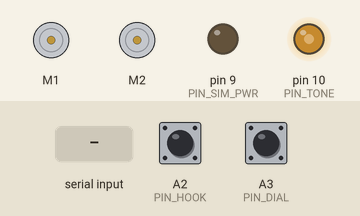
Bench run of a sketch on a simulated Arduino Uno, built with avr-gcc and run on an emulated ATmega328P. Shown: 2 × DC motor (green arrow = forward, orange = backward, longer = faster), output pins drawn as LEDs (lit = HIGH). Inputs (shaded band) come from the test bench; at power-on: A2 (PIN_HOOK) HIGH, A3 (PIN_DIAL) HIGH. The modem accepts every AT command (registered, SIM ready, sends succeed) and sends nothing else; what the sketch prints to the serial monitor is not drawn.

Above: at 1.3 s.
1.4 s: A2 (PIN_HOOK) pulled LOW for 1 s
Timing chart, 0 to 2.0 s (numbered marks = the images above; inputs shaded):
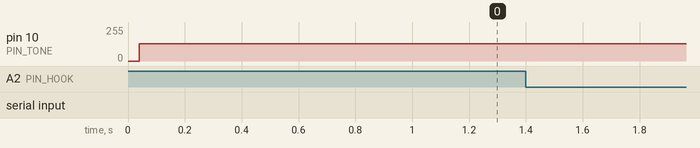

The sketch:

BT_Rotary_GSM.ino
```cpp
/*
 * ============================================================================
 *  BT Rotary GSM Phone
 * ============================================================================
 *  Turns an old BT / GPO rotary dial telephone into a working mobile phone.
 *
 *  Hardware : Arduino Uno
 *             SIM900 GSM module (wired with jumper leads, NOT stacked - see README)
 *             L293D motor / stepper shield (Adafruit v1 style, uses AFMotor)
 *  Power    : 12 V rechargeable battery
 *
 *  What it does
 *    - Lift handset ................ BT dial tone (350 Hz + 440 Hz)
 *    - Turn the dial ............... dial tone stops, pulses are counted into digits
 *    - 4 s after the last digit .... the call is placed (999 / 112 go immediately)
 *    - Dial during a call .......... digits are sent as DTMF (for phone menus)
 *    - Replace handset ............. call ends / is rejected
 *    - Incoming call ............... bell rung with UK cadence
 *                                    (0.4 s on, 0.2 s off, 0.4 s on, 2.0 s off) at 25 Hz
 *                                    half-cycle on channel A (M1), half on channel B (M2)
 *    - Lift handset while ringing .. call answered
 *    - Far end hangs up / busy ..... BT busy tone; failed call -> number unobtainable
 *    - No network on pick-up ....... number unobtainable tone instead of dial tone
 *
 *  Libraries
 *    - "Adafruit Motor Shield library" (AFMotor, v1)  -> Arduino Library Manager
 *    - SoftwareSerial (built in)
 *
 *  Pins used by the L293D shield (do NOT reuse): D3, D4, D5, D6, D7, D8, D11, D12
 * ============================================================================
 */

#include <SoftwareSerial.h>
#include <AFMotor.h>

// ---------------------------------------------------------------------------
//  Pin assignments
// ---------------------------------------------------------------------------
const uint8_t PIN_SIM_RX  = A0;  // Arduino RX  <-  SIM900 TX
const uint8_t PIN_SIM_TX  = A1;  // Arduino TX  ->  SIM900 RX
const uint8_t PIN_HOOK    = A2;  // Hook switch contact -> GND
const uint8_t PIN_DIAL    = A3;  // Rotary dial pulse contacts -> GND
const uint8_t PIN_SIM_PWR = 9;   // SIM900 PWRKEY (shield "Servo 2" header signal pin)
const uint8_t PIN_TONE    = 10;  // Tone output, Timer1 OC1B (shield "Servo 1" header)
                                 // Fixed by hardware - do not change.

// ---------------------------------------------------------------------------
//  User configuration
// ---------------------------------------------------------------------------
// Hook switch: level read when the handset is LIFTED.
// Switch wired pin->GND with internal pull-up, contacts close on lift => LOW.
#define HOOK_OFF_LEVEL      LOW

// Dial pulse contacts are normally closed and open (break) for each pulse.
// Wired pin->GND with pull-up, a "break" therefore reads HIGH.
#define DIAL_BREAK_LEVEL    HIGH

// Bell drive mode
//   1 = two-coil mode: coil A on M1, coil B on M2, each driven for half of
//       every 25 Hz cycle (as requested).
//   0 = bridge mode: both bell coils in series on M1, polarity reversed
//       every half cycle (true AC from one channel).
#define RING_MODE_TWO_COIL  1

// Set to 1 if the bell only "clunks" in two-coil mode - reverses coil B drive.
#define RING_COIL_B_REVERSE 0

// Timings (ms)
const uint16_t RING_HALF_PERIOD_MS  = 20;     // 25 Hz ringing current
const uint16_t RING_CADENCE_MS[4]   = {400, 200, 400, 2000}; // UK ring cadence
const uint32_t RING_LOST_MS         = 8000;   // no "RING" for this long = caller gave up
const uint16_t HOOK_DEBOUNCE_MS     = 60;
const uint16_t DIAL_DEBOUNCE_MS     = 5;
const uint16_t DIGIT_GAP_MS         = 250;    // gap after last pulse = digit complete
const uint32_t NUMBER_COMPLETE_MS   = 4000;   // gap after last digit = dial the number
const uint32_t DIALTONE_TIMEOUT_MS  = 30000;  // no dialling -> number unobtainable
const uint32_t CREG_POLL_MS         = 20000;  // network registration check interval

// SIM900 audio settings
#define SIM_SPEAKER_LEVEL   "90"     // AT+CLVL 0-100
#define SIM_MIC_GAIN        "10"     // AT+CMIC 0-15
#define SIM_AUDIO_CHANNEL   "0"      // AT+CHFA 0 = main (MIC1/SPK1), 1 = aux (MIC2/SPK2)

const uint8_t MAX_DIGITS = 20;

// ---------------------------------------------------------------------------
//  Objects
// ---------------------------------------------------------------------------
SoftwareSerial sim(PIN_SIM_RX, PIN_SIM_TX);
AF_DCMotor bellA(1, MOTOR12_64KHZ);   // channel A  (M1 terminals)
AF_DCMotor bellB(2, MOTOR12_64KHZ);   // channel B  (M2 terminals)

// ---------------------------------------------------------------------------
//  Call state machine
// ---------------------------------------------------------------------------
enum State : uint8_t {
  ST_IDLE,       // on-hook, waiting
  ST_RINGING,    // incoming call, bell ringing
  ST_DIALTONE,   // off-hook, dial tone playing
  ST_DIALLING,   // off-hook, collecting digits
  ST_IN_CALL,    // outgoing call placed or incoming call answered
  ST_CLEARED     // off-hook after call ended / failed, tone playing
};
const char* const STATE_NAMES[] = {
  "IDLE", "RINGING", "DIALTONE", "DIALLING", "IN_CALL", "CLEARED"
};

State    state        = ST_IDLE;
uint32_t stateSinceMs = 0;

void setState(State s) {
  state = s;
  stateSinceMs = millis();
  Serial.print(F("[STATE] "));
  Serial.println(STATE_NAMES[s]);
}

// ---------------------------------------------------------------------------
//  Debounced inputs
// ---------------------------------------------------------------------------
struct Input {
  uint8_t  pin;
  uint16_t debounceMs;
  uint8_t  stable;
  uint8_t  lastRaw;
  uint32_t lastChange;
};

Input hookIn = {PIN_HOOK, HOOK_DEBOUNCE_MS, HIGH, HIGH, 0};
Input dialIn = {PIN_DIAL, DIAL_DEBOUNCE_MS, LOW,  LOW,  0};

void inputBegin(Input &in) {
  pinMode(in.pin, INPUT_PULLUP);
  in.stable = in.lastRaw = digitalRead(in.pin);
  in.lastChange = millis();
}

// Returns true when the debounced state changes.
bool inputUpdate(Input &in, uint32_t now) {
  uint8_t raw = digitalRead(in.pin);
  if (raw != in.lastRaw) {
    in.lastRaw = raw;
    in.lastChange = now;
  }
  if (raw != in.stable && (now - in.lastChange) >= in.debounceMs) {
    in.stable = raw;
    return true;
  }
  return false;
}

bool isOffHook() { return hookIn.stable == HOOK_OFF_LEVEL; }

// ===========================================================================
//  TONE GENERATOR  (BT dial / busy / number unobtainable)
//  Timer1 fast PWM, 10-bit, 15.625 kHz on pin 10, two-oscillator DDS.
//  Filter the output with a 2-stage RC low-pass (see README).
// ===========================================================================
#define SAMPLE_RATE 15625UL
#define TONE_MID    512

enum ToneType : uint8_t { TONE_NONE, TONE_DIAL, TONE_BUSY, TONE_NU };

struct ToneDef { uint16_t f1, f2, onMs, offMs; };   // offMs 0 = continuous
const ToneDef TONES[] = {
  {  0,   0,   0,   0},   // TONE_NONE
  {350, 440,   0,   0},   // TONE_DIAL : BT dial tone, continuous
  {400,   0, 375, 375},   // TONE_BUSY : BT busy / engaged tone
  {400,   0,   0,   0},   // TONE_NU   : BT number unobtainable, continuous
};

int8_t            sineTable[256];
volatile uint16_t phase1 = 0, phase2 = 0;
volatile uint16_t toneInc1 = 0, toneInc2 = 0;
volatile bool     toneGate = false;
ToneType          currentTone = TONE_NONE;
uint32_t          toneStartMs = 0;

uint16_t phaseInc(uint16_t freq) {
  return (uint16_t)(((uint32_t)freq * 65536UL) / SAMPLE_RATE);
}

void toneBegin() {
  for (int i = 0; i < 256; i++) {
    sineTable[i] = (int8_t)round(127.0 * sin(2.0 * PI * i / 256.0));
  }
  pinMode(PIN_TONE, OUTPUT);
  // Mode 14 fast PWM, TOP = ICR1, non-inverting on OC1B, no prescaler
  TCCR1A = _BV(COM1B1) | _BV(WGM11);
  TCCR1B = _BV(WGM13) | _BV(WGM12) | _BV(CS10);
  ICR1   = 1023;
  OCR1B  = TONE_MID;
  TIMSK1 = 0;                       // sample interrupt off until a tone plays
}

ISR(TIMER1_OVF_vect) {
  if (toneGate) {
    phase1 += toneInc1;
    int16_t s = sineTable[phase1 >> 8];
    if (toneInc2) {
      phase2 += toneInc2;
      s += sineTable[phase2 >> 8];
    } else {
      s += s;                       // single tone at same peak level
    }
    OCR1B = TONE_MID + s;           // +/-254 around mid-scale
  } else {
    OCR1B = TONE_MID;
  }
}

void stopTone() {
  noInterrupts();
  TIMSK1 &= ~_BV(TOIE1);
  toneGate = false;
  OCR1B = TONE_MID;                 // hold at mid-scale: no click
  interrupts();
  currentTone = TONE_NONE;
}

void startTone(ToneType t) {
  if (t == TONE_NONE) { stopTone(); return; }
  uint16_t i1 = phaseInc(TONES[t].f1);
  uint16_t i2 = TONES[t].f2 ? phaseInc(TONES[t].f2) : 0;
  noInterrupts();
  toneInc1 = i1;
  toneInc2 = i2;
  phase1 = phase2 = 0;
  toneGate = true;
  TIMSK1 |= _BV(TOIE1);
  interrupts();
  currentTone = t;
  toneStartMs = millis();
}

void toneUpdate(uint32_t now) {
  if (currentTone == TONE_NONE) return;
  const ToneDef &t = TONES[currentTone];
  if (t.offMs == 0) { toneGate = true; return; }
  uint32_t period = (uint32_t)t.onMs + t.offMs;
  toneGate = ((now - toneStartMs) % period) < t.onMs;
}

// ===========================================================================
//  BELL RINGER  (L293D shield, M1 = channel A, M2 = channel B)
// ===========================================================================
bool     ringerOn        = false;
uint8_t  cadenceStep     = 0;      // even = ringing burst, odd = silence
uint32_t cadenceStepMs   = 0;
uint32_t halfCycleMs     = 0;
bool     halfPhase       = false;

void bellRelease() {
  bellA.run(RELEASE);
  bellB.run(RELEASE);
}

void bellDrive(bool phase) {
#if RING_MODE_TWO_COIL
  if (!phase) {                     // first half cycle -> channel A
    bellB.run(RELEASE);
    bellA.run(FORWARD);
  } else {                          // second half cycle -> channel B
    bellA.run(RELEASE);
    bellB.run(RING_COIL_B_REVERSE ? BACKWARD : FORWARD);
  }
#else
  bellA.run(phase ? BACKWARD : FORWARD);   // AC through series coils
#endif
}

void ringerStart() {
  uint32_t now = millis();
  ringerOn      = true;
  cadenceStep   = 0;
  cadenceStepMs = now;
  halfCycleMs   = now;
  halfPhase     = false;
  bellDrive(halfPhase);
  Serial.println(F("[BELL] ringing"));
}

void ringerStop() {
  ringerOn = false;
  bellRelease();
  Serial.println(F("[BELL] stopped"));
}

void ringerUpdate(uint32_t now) {
  if (!ringerOn) return;

  // Advance through the UK cadence: 400 on / 200 off / 400 on / 2000 off
  if (now - cadenceStepMs >= RING_CADENCE_MS[cadenceStep]) {
    cadenceStep   = (cadenceStep + 1) & 0x03;
    cadenceStepMs = now;
    if (cadenceStep & 1) {
      bellRelease();                // entering a silent period
    } else {
      halfPhase   = false;          // entering a ringing burst
      halfCycleMs = now;
      bellDrive(halfPhase);
    }
  }

  // 25 Hz alternation during a burst
  if (!(cadenceStep & 1) && (now - halfCycleMs >= RING_HALF_PERIOD_MS)) {
    halfCycleMs += RING_HALF_PERIOD_MS;
    halfPhase = !halfPhase;
    bellDrive(halfPhase);
  }
}

// ===========================================================================
//  SIM900 COMMUNICATION
// ===========================================================================
char     simLine[80];
uint8_t  simLen          = 0;
bool     networkOk       = false;
bool     awaitingDial    = false;
uint32_t lastRingMs      = 0;
uint32_t lastCregPollMs  = 0;

void handleSimLine(const char *line);

// Blocking command - used only during setup.
bool simCommand(const __FlashStringHelper *cmd, const char *expect, uint32_t timeoutMs) {
  while (sim.available()) sim.read();
  sim.println(cmd);
  Serial.print(F("[SIM >] "));
  Serial.println(cmd);

  char buf[80];
  uint8_t len = 0;
  uint32_t start = millis();
  while (millis() - start < timeoutMs) {
    while (sim.available()) {
      char c = sim.read();
      if (c == '\n') {
        buf[len] = 0;
        if (len) {
          Serial.print(F("[SIM <] "));
          Serial.println(buf);
          if (strstr(buf, expect)) return true;
          if (strstr(buf, "ERROR"))  return false;
        }
        len = 0;
      } else if (c != '\r' && len < sizeof(buf) - 1) {
        buf[len++] = c;
      }
    }
  }
  return false;
}

void simPowerOn() {
  if (simCommand(F("AT"), "OK", 1000)) return;   // already on

  Serial.println(F("[SIM] pulsing PWRKEY"));
  digitalWrite(PIN_SIM_PWR, HIGH);
  delay(1200);
  digitalWrite(PIN_SIM_PWR, LOW);
  delay(3000);

  for (uint8_t i = 0; i < 10; i++) {
    if (simCommand(F("AT"), "OK", 1000)) return;
  }
  Serial.println(F("[SIM] NOT RESPONDING - check wiring, power and baud rate"));
}

void simConfigure() {
  simCommand(F("ATE0"),      "OK", 1000);   // echo off
  simCommand(F("AT+CLIP=1"), "OK", 1000);   // caller ID (+CLIP lines)
  simCommand(F("AT+CVHU=0"), "OK", 1000);   // ATH hangs up voice calls
  simCommand(F("AT+CRSL=0"), "OK", 1000);   // mute module's own ring sound
  simCommand(F("AT+CHFA=" SIM_AUDIO_CHANNEL), "OK", 1000);
  simCommand(F("AT+CLVL=" SIM_SPEAKER_LEVEL), "OK", 1000);
  simCommand(F("AT+CMIC=" SIM_AUDIO_CHANNEL "," SIM_MIC_GAIN), "OK", 1000);
  sim.println(F("AT+CREG?"));
  lastCregPollMs = millis();
}

void simPoll() {
  while (sim.available()) {
    char c = sim.read();
    if (c == '\n') {
      simLine[simLen] = 0;
      if (simLen) handleSimLine(simLine);
      simLen = 0;
    } else if (c != '\r' && simLen < sizeof(simLine) - 1) {
      simLine[simLen++] = c;
    }
  }
}

// ===========================================================================
//  DIALLING
// ===========================================================================
char     number[MAX_DIGITS + 1];
uint8_t  numLen      = 0;
uint8_t  pulseCount  = 0;
uint32_t lastPulseMs = 0;
uint32_t lastDigitMs = 0;

void clearNumber() {
  numLen = 0;
  number[0] = 0;
  pulseCount = 0;
}

void placeCall() {
  Serial.print(F("[CALL] dialling "));
  Serial.println(number);
  sim.print(F("ATD"));
  sim.print(number);
  sim.println(F(";"));
  awaitingDial = true;
  setState(ST_IN_CALL);
}

void onDigit(uint8_t d, uint32_t now) {
  Serial.print(F("[DIAL] digit "));
  Serial.println(d);

  if (state == ST_DIALLING) {
    if (numLen < MAX_DIGITS) {
      number[numLen++] = '0' + d;
      number[numLen] = 0;
    }
    lastDigitMs = now;
    if (strcmp(number, "999") == 0 || strcmp(number, "112") == 0) {
      placeCall();                  // emergency numbers go straight away
    }
  } else if (state == ST_IN_CALL) {
    sim.print(F("AT+VTS="));        // DTMF during a call
    sim.println(d);
  }
}

void dialUpdate(uint32_t now) {
  bool changed = inputUpdate(dialIn, now);

  // Only count pulses while off-hook in a dialling-capable state
  bool canDial = (state == ST_DIALTONE || state == ST_DIALLING || state == ST_IN_CALL);
  if (!canDial) { pulseCount = 0; return; }

  if (changed && dialIn.stable == DIAL_BREAK_LEVEL) {
    pulseCount++;
    lastPulseMs = now;
    if (state == ST_DIALTONE) {     // first pulse kills dial tone
      stopTone();
      clearNumber();
      pulseCount = 1;
      lastDigitMs = now;
      setState(ST_DIALLING);
    }
  }

  if (pulseCount && dialIn.stable != DIAL_BREAK_LEVEL &&
      (now - lastPulseMs) > DIGIT_GAP_MS) {
    if (pulseCount <= 10) onDigit(pulseCount == 10 ? 0 : pulseCount, now);
    pulseCount = 0;
  }
}

// ===========================================================================
//  EVENTS
// ===========================================================================
void onCallEnded(ToneType tone) {
  awaitingDial = false;
  if (state == ST_RINGING) {
    ringerStop();
    setState(ST_IDLE);
  } else if (state == ST_IN_CALL) {
    Serial.println(F("[CALL] ended"));
    startTone(tone);
    setState(ST_CLEARED);
  }
}

void handleSimLine(const char *line) {
  Serial.print(F("[SIM <] "));
  Serial.println(line);

  if (strcmp(line, "RING") == 0) {
    lastRingMs = millis();
    if (state == ST_IDLE) {
      ringerStart();
      setState(ST_RINGING);
    } else if (state == ST_DIALTONE || state == ST_DIALLING || state == ST_CLEARED) {
      sim.println(F("ATH"));        // we're off-hook: caller gets busy
    }
  }
  else if (strncmp(line, "+CLIP:", 6) == 0) {
    Serial.print(F("[CALL] caller ID: "));
    Serial.println(line + 6);
  }
  else if (strcmp(line, "NO CARRIER") == 0) onCallEnded(TONE_BUSY);
  else if (strcmp(line, "BUSY") == 0)       onCallEnded(TONE_BUSY);
  else if (strcmp(line, "NO ANSWER") == 0)  onCallEnded(TONE_BUSY);
  else if (strcmp(line, "NO DIALTONE") == 0) onCallEnded(TONE_NU);
  else if (strcmp(line, "OK") == 0) {
    awaitingDial = false;
  }
  else if (strstr(line, "ERROR")) {
    if (awaitingDial) onCallEnded(TONE_NU);
  }
  else if (strncmp(line, "+CREG:", 6) == 0) {
    const char *comma = strchr(line, ',');
    if (comma) {
      int stat = atoi(comma + 1);
      bool ok = (stat == 1 || stat == 5);   // 1 = home, 5 = roaming
      if (ok != networkOk) {
        networkOk = ok;
        Serial.println(ok ? F("[NET] registered") : F("[NET] no network"));
      }
    }
  }
}

void hookUpdate(uint32_t now) {
  if (!inputUpdate(hookIn, now)) return;

  if (isOffHook()) {
    Serial.println(F("[HOOK] off-hook"));
    switch (state) {
      case ST_IDLE:
        clearNumber();
        if (networkOk) {
          startTone(TONE_DIAL);
          setState(ST_DIALTONE);
        } else {
          startTone(TONE_NU);
          setState(ST_CLEARED);
        }
        break;
      case ST_RINGING:
        ringerStop();
        sim.println(F("ATA"));      // answer
        setState(ST_IN_CALL);
        break;
      default:
        break;
    }
  } else {
    Serial.println(F("[HOOK] on-hook"));
    switch (state) {
      case ST_IN_CALL:
        sim.println(F("ATH"));      // hang up
        // fall through
      case ST_DIALTONE:
      case ST_DIALLING:
      case ST_CLEARED:
        stopTone();
        clearNumber();
        awaitingDial = false;
        setState(ST_IDLE);
        break;
      default:
        break;
    }
  }
}

void timeoutsUpdate(uint32_t now) {
  switch (state) {
    case ST_IDLE:
      if (now - lastCregPollMs > CREG_POLL_MS) {
        lastCregPollMs = now;
        sim.println(F("AT+CREG?"));
      }
      break;

    case ST_RINGING:
      if (now - lastRingMs > RING_LOST_MS) {   // caller gave up
        ringerStop();
        setState(ST_IDLE);
      }
      break;

    case ST_DIALTONE:
      if (now - stateSinceMs > DIALTONE_TIMEOUT_MS) {
        startTone(TONE_NU);
        setState(ST_CLEARED);
      }
      break;

    case ST_DIALLING:
      if (pulseCount == 0 && (now - lastDigitMs) > NUMBER_COMPLETE_MS) {
        if (numLen) {
          placeCall();
        } else {
          startTone(TONE_NU);
          setState(ST_CLEARED);
        }
      }
      break;

    default:
      break;
  }
}

// ===========================================================================
//  SETUP / LOOP
// ===========================================================================
void setup() {
  Serial.begin(115200);
  Serial.println(F("\nBT Rotary GSM Phone starting..."));

  pinMode(PIN_SIM_PWR, OUTPUT);
  digitalWrite(PIN_SIM_PWR, LOW);

  bellA.setSpeed(255);
  bellB.setSpeed(255);
  bellRelease();

  toneBegin();
  inputBegin(hookIn);
  inputBegin(dialIn);

  sim.begin(9600);
  simPowerOn();
  simConfigure();

  setState(ST_IDLE);

  // If the handset is already lifted at power-up, react to it straight away
  if (isOffHook()) {
    hookIn.stable = !HOOK_OFF_LEVEL;
  }
}

void loop() {
  uint32_t now = millis();
  simPoll();
  hookUpdate(now);
  dialUpdate(now);
  ringerUpdate(now);
  toneUpdate(now);
  timeoutsUpdate(now);
}
```
